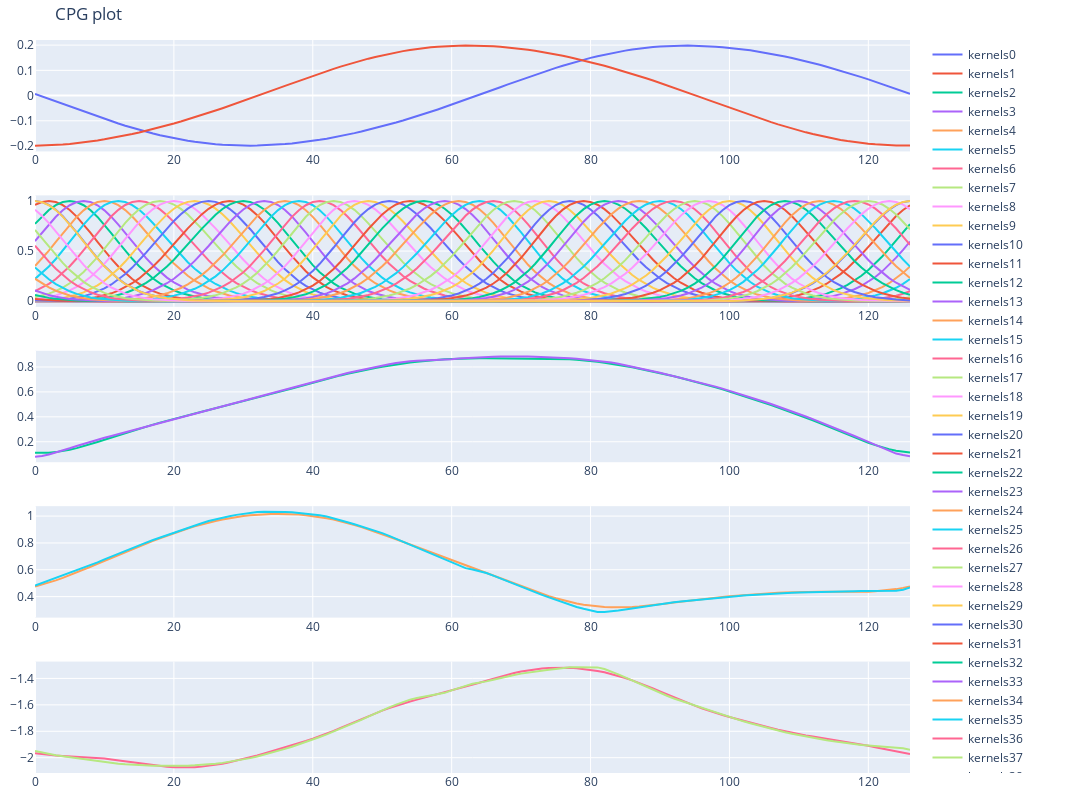

Notebook source saved alongside this figure:
### Code cell
fig = go.Figure()
fig = make_subplots(rows=5, cols=1, shared_xaxes=False)
fig.update_layout(height=800, width=1100, title="CPG plot")
fig.update_layout(margin=dict(l=10, r=10, t=40, b=10))  # Reduce margins

for i in range(len(cpg_kernel)):
    fig.add_trace(go.Scatter( y=cpg_kernel[i], mode='lines', name=f'kernels{i}'), row=2, col=1)

fig.add_trace(go.Scatter( y=out0_cpg_one_cycle, mode='lines', name=f'out0_cpg_one_cycle'), row=1, col=1)
fig.add_trace(go.Scatter( y=out1_cpg_one_cycle, mode='lines', name=f'out1_cpg_one_cycle'), row=1, col=1)

fig.add_trace(go.Scatter( y=imitated_paths['TR0'], mode='lines', name=f'TR0 (CPG-RBF)'), row=3, col=1)
fig.add_trace(go.Scatter( y=resample_cycle(np.array(leg_0_df['TR0']), cpg_cycle_length), mode='lines', name=f'TR0'), row=3, col=1)

fig.add_trace(go.Scatter( y=imitated_paths['CR0'], mode='lines', name=f'CR0 (CPG-RBF)'), row=4, col=1)
fig.add_trace(go.Scatter( y=resample_cycle(np.array(leg_0_df['CR0']), cpg_cycle_length), mode='lines', name=f'CR0'), row=4, col=1)

fig.add_trace(go.Scatter( y=imitated_paths['FR0'], mode='lines', name=f'FR0 (CPG-RBF)'), row=5, col=1)
fig.add_trace(go.Scatter( y=resample_cycle(np.array(leg_0_df['FR0']), cpg_cycle_length), mode='lines', name=f'FR0'), row=5, col=1)
